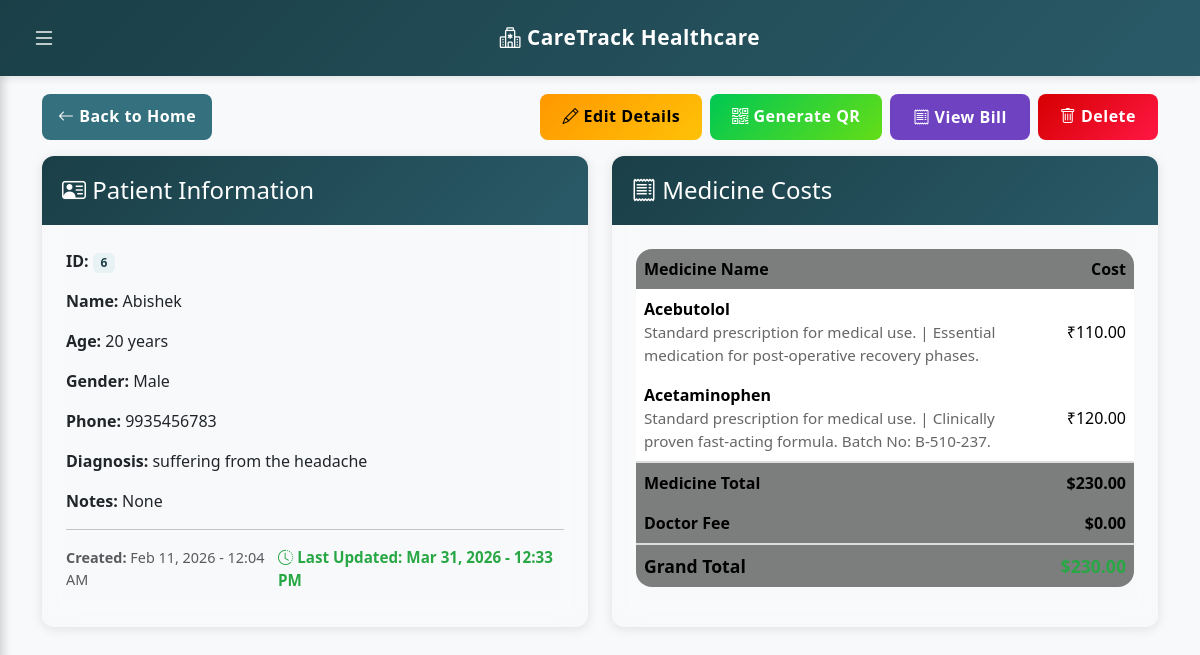
Page /patient/6/ (signed in) on the committed database.
### patients/models.py (models this page shows, shortened)
class HospitalSetting(models.Model):
    hospital_name = models.CharField(max_length=200, default="CareTrack Healthcare")
    hospital_address = models.TextField(default="123 Care Avenue, Medical District")
    contact_email = models.EmailField(default="contact@caretrack.com")
    contact_phone = models.CharField(max_length=20, default="+1 234 567 8900")
    @classmethod
    def load(cls):
        obj, created = cls.objects.get_or_create(pk=1)
        return obj

class Patient(models.Model):
    name = models.CharField(max_length=100)
    age = models.IntegerField()
    gender = models.CharField(max_length=10, choices=[('Male', 'Male'), ('Female', 'Female'), ('Other', 'Other')])
    phone = models.CharField(max_length=15)
    diagnosis = models.TextField()
    description = models.TextField(blank=True, null=True)
    medicines = models.ManyToManyField(Medicine, related_name='patients', blank=True)
    doctor_fee = models.DecimalField(max_digits=10, decimal_places=2, default=0.00)
    created_at = models.DateTimeField(auto_now_add=True)
    updated_at = models.DateTimeField(auto_now=True)
    is_deleted = models.BooleanField(default=False)
    deleted_at = models.DateTimeField(blank=True, null=True)

class Medicine(models.Model):
    name = models.CharField(max_length=200, unique=True)
    description = models.TextField(blank=True, null=True)
    cost = models.DecimalField(max_digits=10, decimal_places=2, default=0.00)
    class Meta:
        ordering = ['name']

### patients/views.py (the view)
# urls.py: path('patient/<int:id>/', views.patient_details, name='patient_details'),
@login_required(login_url='login')
def patient_details(request, id):
    patient = get_object_or_404(Patient, id=id)
    medicines = patient.medicines.all()
    medicine_total = sum((m.cost or 0) for m in medicines)
    doctor_fee = patient.doctor_fee or 0
    total_amount = medicine_total + doctor_fee
    context = {
        'patient': patient,
        'medicines': medicines,
        'medicine_total': medicine_total,
        'doctor_fee': doctor_fee,
        'total_amount': total_amount,
    }
    return render(request, 'patients/patient_details.html', context)

### patients/context_processors.py (called while the page is built)
def hospital_settings_processor(request):
    try:
        hospital_setting = HospitalSetting.load()
    except Exception:
        hospital_setting = None
    return {'hospital_setting': hospital_setting}

### patients/templates/patients/patient_details.html
{% extends 'base.html' %}
{% block content %}
<div class="container-fluid py-4" style="background: #f8f9fa; min-height: 100vh;">
  <div class="container">
    <div class="d-flex justify-content-between mb-3">
      <a href="{% url 'home' %}" class="btn btn-secondary" style="background: #34707d; color: white; border: none; border-radius: 8px; padding: 10px 16px; text-decoration: none;">
        <i class="bi bi-arrow-left"></i> Back to Home
      </a>
      <div class="d-flex gap-2">
        <a href="{% url 'edit_patient' patient.id %}" class="btn btn-warning" style="border-radius: 8px;"><i class="bi bi-pencil"></i> Edit Details</a>
        <a href="{% url 'generate_qr' patient.id %}" class="btn btn-success" style="border-radius: 8px;"><i class="bi bi-qr-code"></i> Generate QR</a>
        <a href="{% url 'generate_bill' patient.id %}" class="btn text-white" style="background: #6f42c1; border-radius: 8px;"><i class="bi bi-receipt"></i> View Bill</a>
        <a href="{% url 'delete_patient' patient.id %}" class="btn btn-danger" style="border-radius: 8px;"><i class="bi bi-trash"></i> Delete</a>
      </div>
    </div>
    <div class="row">
      <div class="col-md-6 mb-4">
        <div class="card h-100" style="border: none; border-radius: 12px; box-shadow: 0 2px 12px rgba(0,0,0,0.1);">
          <div style="background: linear-gradient(135deg, #1a3f47 0%, #2a5a68 100%); color: white; padding: 20px; border-radius: 12px 12px 0 0;">
            <h4 style="margin: 0;"><i class="bi bi-person-vcard"></i> Patient Information</h4>
          </div>
          <div class="card-body p-4">
            <p><strong>ID:</strong> <span class="badge" style="background: #e8f1f4; color: #1a3f47;">{{ patient.id }}</span></p>
            <p><strong>Name:</strong> {{ patient.name }}</p>
            <p><strong>Age:</strong> {{ patient.age }} years</p>
            <p><strong>Gender:</strong> {{ patient.gender }}</p>
            <p><strong>Phone:</strong> {{ patient.phone }}</p>
            <p><strong>Diagnosis:</strong> {{ patient.diagnosis }}</p>
            {% if patient.description %}
            <p><strong>Notes:</strong> {{ patient.description }}</p>
            {% endif %}
            <hr>
            <div class="d-flex justify-content-between align-items-center">
              <p class="mb-0 text-muted" style="font-size: 0.9rem;"><strong>Created:</strong> {{ patient.created_at|date:"M d, Y - g:i A" }}</p>
              <p class="mb-0" style="font-size: 0.95rem; color: #28a745; font-weight: 600;"><i class="bi bi-clock-history"></i> Last Updated: {{ patient.updated_at|date:"M d, Y - g:i A" }}</p>
            </div>
          </div>
        </div>
      </div>
      <div class="col-md-6 mb-4">
        <div class="card h-100" style="border: none; border-radius: 12px; box-shadow: 0 2px 12px rgba(0,0,0,0.1);">
          <div style="background: linear-gradient(135deg, #1a3f47 0%, #2a5a68 100%); color: white; padding: 20px; border-radius: 12px 12px 0 0;">
             <h4 style="margin: 0;"><i class="bi bi-receipt"></i> Medicine Costs</h4>
          </div>
          <div class="card-body p-4">
            {% if medicines %}
              <div class="table-responsive">
                <table class="table table-hover">
                  <thead>
                    <tr>
                      <th>Medicine Name</th>
                      <th class="text-end">Cost</th>
                    </tr>
                  </thead>
                  <tbody>
                    {% for medicine in medicines %}
                      <tr>
                        <td>
                          <div class="fw-bold">{{ medicine.name }}</div>
                          {% if medicine.description %}
                          <div style="color: #666; font-size: 0.95rem;">{{ medicine.description|default:"---"|truncatewords:30 }}</div>
                          {% endif %}
                        </td>
                        <td class="text-end align-middle">₹{{ medicine.cost }}</td>
                      </tr>
                    {% endfor %}
                  </tbody>
                  <tfoot>
                    <tr style="border-top: 2px solid #ddd;">
                      <th><strong>Medicine Total</strong></th>
                      <th class="text-end"><strong>${{ medicine_total|floatformat:2 }}</strong></th>
                    </tr>
                    <tr>
                      <th><strong>Doctor Fee</strong></th>
                      <th class="text-end"><strong>${{ doctor_fee|floatformat:2 }}</strong></th>
                    </tr>
                    <tr style="font-size: 1.1rem; border-top: 2px solid #ddd;">
                      <th><strong>Grand Total</strong></th>
                      <th class="text-end" style="color: #28a745;"><strong>${{ total_amount|floatformat:2 }}</strong></th>
                    </tr>
                  </tfoot>
                </table>
              </div>
            {% else %}
              <p class="text-muted"><i class="bi bi-info-circle"></i> No medicines prescribed</p>
            {% endif %}
          </div>
        </div>
      </div>
    </div>
  </div>
</div>
{% endblock %}

### patients/templates/base.html (shortened to what this page needs)
<!DOCTYPE html>
<html>
<head>
  <link href="https://cdn.jsdelivr.net/npm/bootstrap@5.3.2/dist/css/bootstrap.min.css" rel="stylesheet">
  <link rel="stylesheet" href="https://cdn.jsdelivr.net/npm/bootstrap-icons@1.11.0/font/bootstrap-icons.css">
  <link rel="stylesheet" href="/static/style.css">
</head>
<body>
<nav class="navbar navbar-dark fixed-top">
  <div class="container-fluid px-3">
    <button class="hamburger-btn" id="hamburgerBtn" onclick="toggleSidebar()">
      <i class="bi bi-list"></i>
    </button>
    <a href="{% url 'home' %}" class="navbar-brand">
      <i class="bi bi-hospital"></i> {% if hospital_setting %}{{ hospital_setting.hospital_name }}{% else %}CareTrack{% endif %}
    </a>
  </div>
</nav>
<div class="main-content" style="margin-top: 70px;">
  {% block content %}{% endblock %}
</div>
</body>
</html>

### patients/static/style.css (style rules this page uses)
* { margin: 0; padding: 0; box-sizing: border-box; font-family: "Segoe UI", system-ui, sans-serif; }
body { min-height: 100vh; background: linear-gradient( 120deg, #0f2027, #203a43, #2c5364 ); background-size: 300% 300%; animation: gradientBG 12s ease infinite; color: #fff; }
.navbar { backdrop-filter: blur(10px); background: rgba(0, 0, 0, 0.4) !important; box-shadow: 0 10px 30px rgba(0,0,0,.4); }
.card { background: rgba(255, 255, 255, 0.12); border-radius: 20px; border: 1px solid rgba(255,255,255,0.2); backdrop-filter: blur(14px); box-shadow: 0 20px 40px rgba(0,0,0,.4); animation: fadeUp .8s ease; }
.btn { border-radius: 30px; padding: 10px 22px; font-weight: 600; letter-spacing: .5px; position: relative; overflow: hidden; transition: all .35s ease; }
.btn::after { content: ""; position: absolute; top: 0; left: -75%; width: 50%; height: 100%; background: linear-gradient( 120deg, transparent, rgba(255,255,255,.6), transparent ); transform: skewX(-20deg); }
.table { background: rgba(255,255,255,0.12); color: #fff; border-radius: 16px; overflow: hidden; animation: fadeUp .9s ease; }
.table th { background: rgba(0,0,0,.5); border: none; }
.table td { border-color: rgba(255,255,255,.15); }
.table tr { transition: all .3s ease; }
.btn-success { background: linear-gradient(135deg, #00c853, #64dd17); border: none; }
.btn-warning { background: linear-gradient(135deg, #ff9800, #ffc107); border: none; color: #000; }
.btn-danger { background: linear-gradient(135deg, #d50000, #ff1744); border: none; }

### patients/templates/base.html (style rules this page uses)
* { margin: 0; padding: 0; box-sizing: border-box; }
body { background: #f0f5f7; }
.navbar { background: linear-gradient(135deg, #1a3f47 0%, #2a5a68 100%) !important; box-shadow: 0 2px 8px rgba(0, 0, 0, 0.1); padding: 12px 0; }
.navbar-brand { font-weight: 700; font-size: 1.3rem; letter-spacing: 0.5px; margin-left: 20px; }
.hamburger-btn { background: none; border: none; color: white; font-size: 1.5rem; cursor: pointer; padding: 8px 16px; transition: all 0.3s ease; }
.main-content { transition: margin-left 0.3s ease; }

### rows in the picture
HospitalSetting: hospital_name "CareTrack Healthcare"
Patient: id "6", name "Abishek", age "20", gender "Male", phone "9935456783", diagnosis "suffering from the headache", description "None", created_at "Feb 11, 2026 - 12:04 AM", updated_at "Mar 31, 2026 - 12:33 PM"
Medicine: name "Acebutolol", description "Standard prescription for medical use. | Essential medication for post-operative recovery phases.", cost "110.00"
Medicine: name "Acetaminophen", description "Standard prescription for medical use. | Clinically proven fast-acting formula. Batch No: B-510-237.", cost "120.00"

### other values in the picture
{{ medicine_total|floatformat:2 }} "230.00"
{{ doctor_fee|floatformat:2 }} "0.00"
